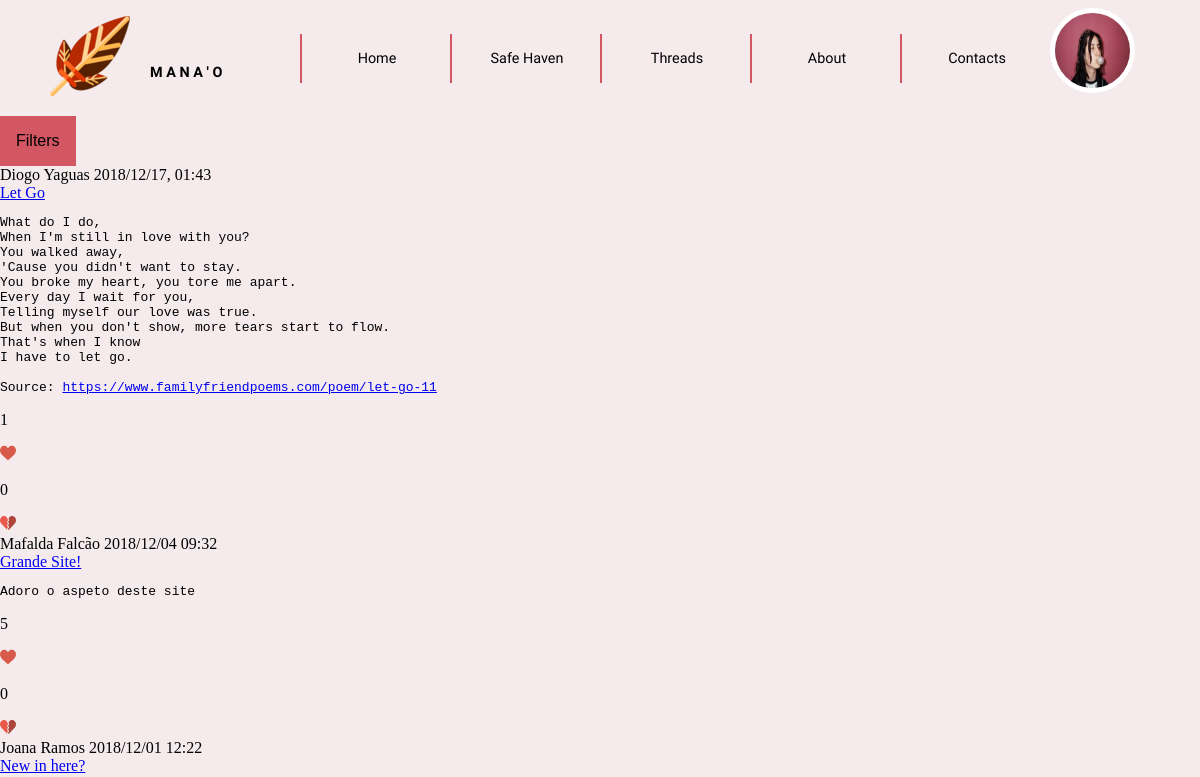
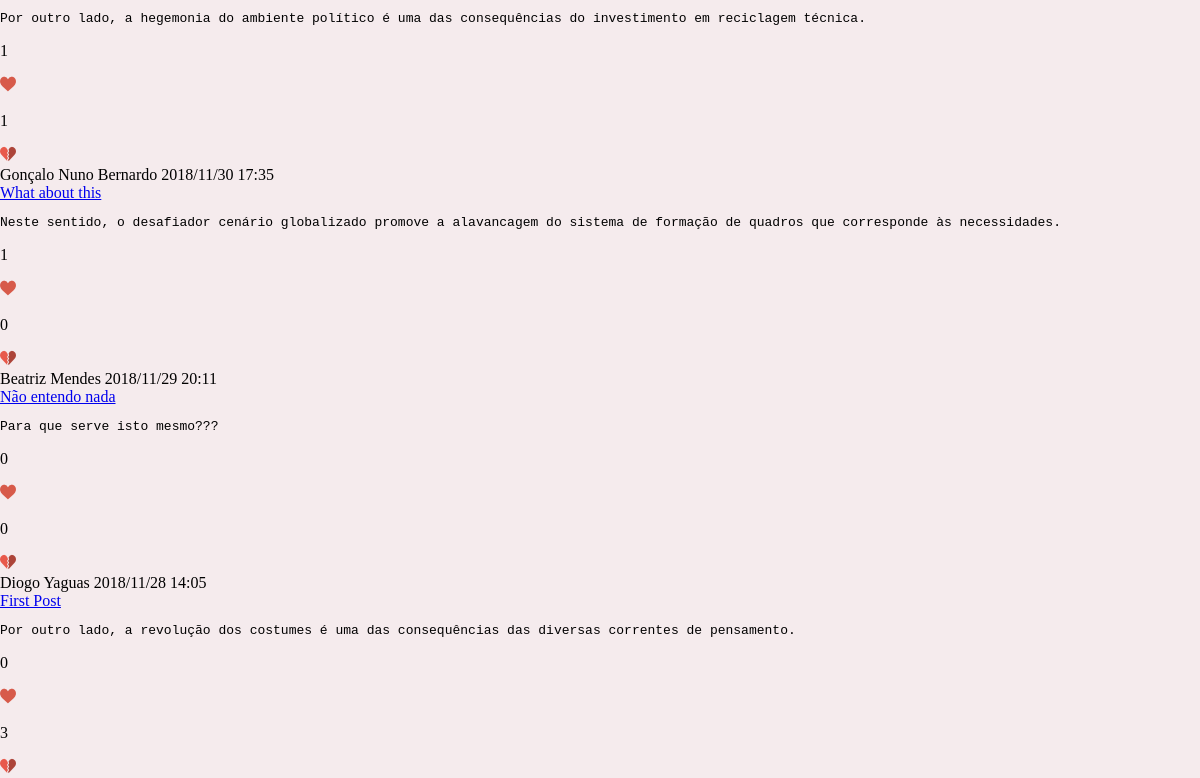
/templates/threads.php?filter=Recent (signed in), run on an earlier commit of the app's database (2 pictures, top to bottom).
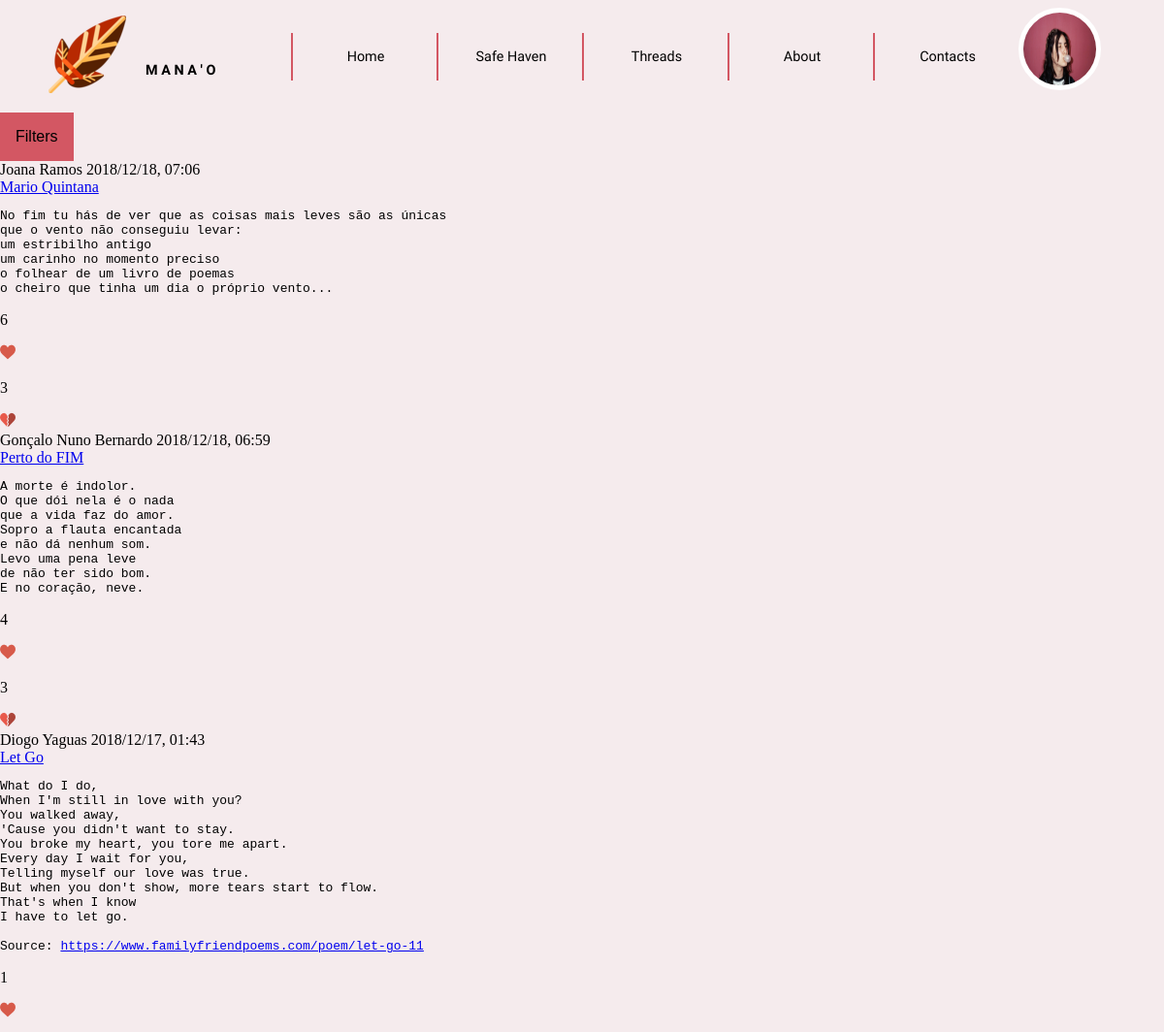
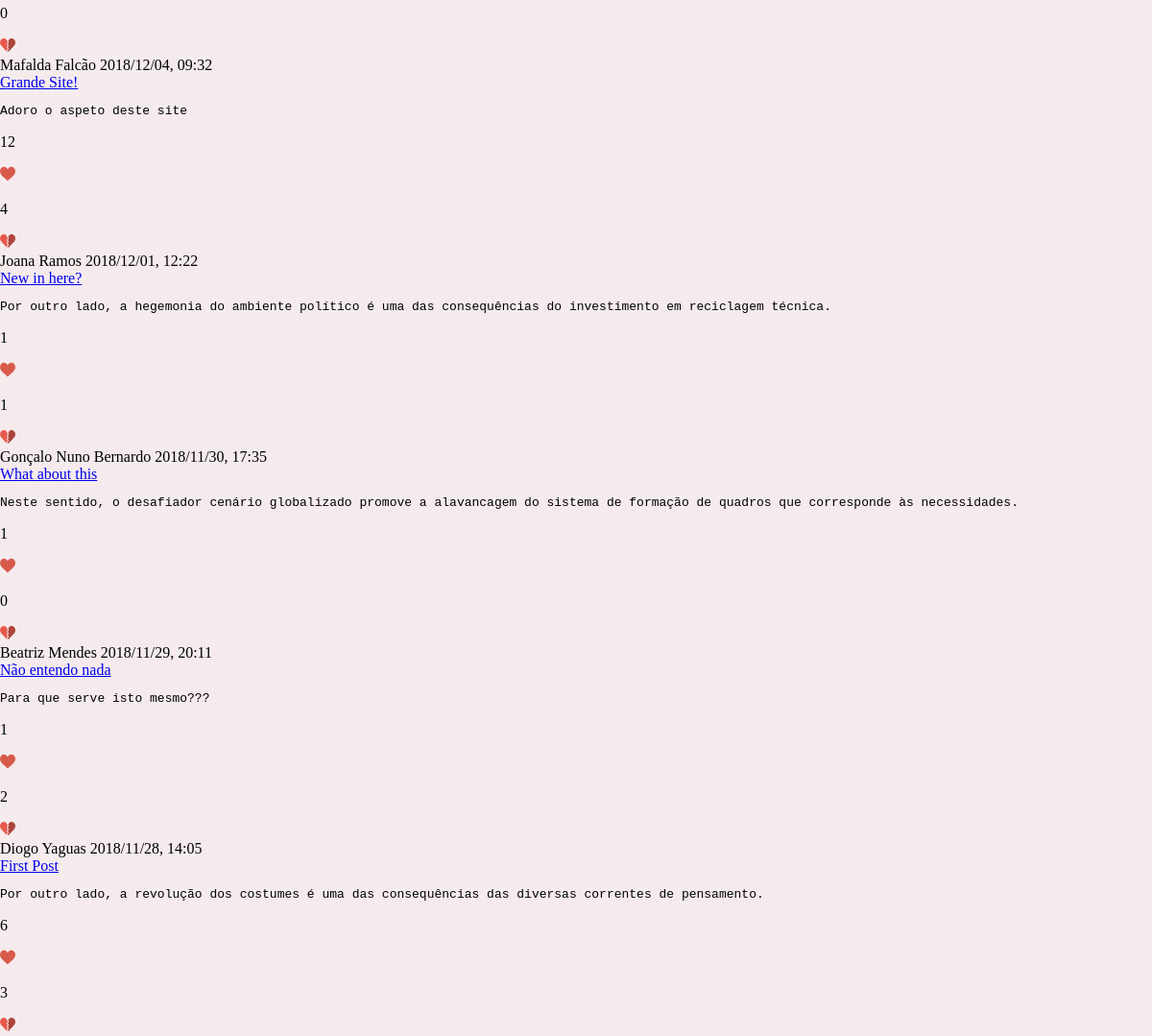
And on a later commit of the database (2 pictures, top to bottom).
### tables this page shows
CREATE TABLE User (ID INTEGER PRIMARY KEY AUTOINCREMENT, Username STRING UNIQUE NOT NULL, Password CHAR (256) NOT NULL, Name STRING NOT NULL, Email STRING NOT NULL UNIQUE, Bio STRING, Profile_Pic STRING NOT NULL DEFAULT "default.png", ParticipationDate STRING NOT NULL);

CREATE TABLE Post (ID INTEGER PRIMARY KEY AUTOINCREMENT, User_ID INTEGER NOT NULL REFERENCES User (ID), Title STRING NOT NULL, Text STRING NOT NULL, Date STRING NOT NULL, Upvotes INTEGER DEFAULT 0, Downvotes INTEGER DEFAULT 0);

### database/user.php (called while the page is built, shortened)
<?php
      function getName($userID) {
        global $dbh;
        try {
          $stmt = $dbh->prepare('SELECT Name FROM User WHERE ID = ?');
          $stmt->execute(array($userID));
          if($row = $stmt->fetch()){
            return $row['Name'];
          }
        }catch(PDOException $e) {
          return -1;
        }
      }
    function getUserPhoto($userID) {
      global $dbh;
      try {
        $stmt = $dbh->prepare('SELECT Profile_Pic FROM User WHERE ID = ?');
        if($stmt->execute(array($userID))) {
          $row = $stmt->fetch();
          return $row['Profile_Pic'];
        }
      }catch(PDOException $e) {
        return null;
      }
    }
?>

### database/post.php (called while the page is built, shortened)
<?php
	function getRecentPosts()
	{
		global $dbh;
		try {
			$stmt = $dbh->prepare('SELECT * from Post ORDER BY Date DESC');
			if($stmt->execute())
				return $stmt->fetchAll();
			else
				return -1;
		} catch(PDOException $e) {
			return -1;
		}
	}
?>

### templates/threads.php (the view, shortened to what this page needs)
<?php
    include_once("header.php");
?>
<!DOCTYPE html>
    <html>
    <head>
        <link href="../css/main_layout.css" rel="stylesheet">
        <link href="../css/main_style.css" rel="stylesheet">
        <link href="../css/posts.css" rel="stylesheet">
    </head>
    <body>
        <div class="sorting">
            <button onclick="dropFilters()" class="filterButton">Filters</button>
        </div>
        <?php
            include_once ("../includes/init.php");
			include_once ("../database/post.php");
            include_once ("../actions/verifyAndConvertText.php");
            $filter = $_GET['filter'];
            switch($filter) {
                case "Recent":
                    $posts = getRecentPosts();
                    break;
            }
            foreach($posts as $post) {
                viewPosts($post);
                }
            function viewPosts($post) {
                ?>
            <article id="posts">
                <header>
                    <span class="author">
                        <?php echo getName($post['User_ID']) ?>
                    </span>
                    <span class="date">
                        <?= $post['Date'] ?>
                    </span>
                </header>
                <a id="title" href="viewPost.php?id=<?=$post['ID']?>" target="_blank"><?= $post['Title'] ?></a>
                <pre id="text_wrote"><?php convertText($post['Text']) ?></pre>
                <footer id="votes">
                    <div id="upvotes" onclick="updateUpvotes(<?=$post['ID']?>)">
                        <p id="upvote<?=$post['ID']?>"><?=$post['Upvotes']?></p>
                        <img src="../images/upvote.png"alt="Upvote">
                    </div>
                    <div id="downvotes" onclick="updateDownvotes(<?=$post['ID']?>)">
                        <p id="downvote<?=$post['ID']?>"><?=$post['Downvotes']?></p>
                        <img src="../images/downvote.png"alt="Downvote">
                    </div>
            </article>
        <?php }?>
    </body>
    </html>

### templates/header.php (shortened to what this page needs)
<!DOCTYPE html>
<html>
<head>
    <link href="../css/main_layout.css" rel="stylesheet">
    <link href="../css/main_style.css" rel="stylesheet">
</head>
<body>
    <header>
        <label class="homeButton" type="submit_home" value="" onclick="window.location='../templates/home.php';"></label>
        <h3>M A N A ' O</h3>
        <nav id="menu">
            <ol>
                <li><a href="home.php">Home</a></li>
                <li><a href="http://www.pixelthoughts.co/#">Safe Haven</a></li>
                <li><a href="threads.php?filter=Recent">Threads</a></li>
                <li><a href="about.php">About</a></li>
                <li><a href="contacts.php">Contacts</a></li>
            </ol>
        </nav>
        <div class="dropdown">
                <img id="profile" src="../profilePictures/<?php
                    include_once('../includes/init.php');
                    include_once("../database/user.php");
                    echo getUserPhoto($_SESSION['userID']);
                ?>" alt="Profile picture" onclick="myFunction()" class="dropbtn">
            </div>
    </header>

### actions/verifyAndConvertText.php
<?php
    function convertText($text) {
        $reg_exUrl = "/(http|https|ftp|ftps)\:\/\/[a-zA-Z0-9\-\.]+\.[a-zA-Z]{2,3}(\/\S*)?/";
        if (preg_match($reg_exUrl, $text, $url)) {
            echo preg_replace($reg_exUrl, '<a href="' . $url[0] . '" rel="nofollow">' . $url[0] . '</a>', $text);
        } else echo $text;
}
?>

### css/main_layout.css (style rules this page uses)
body { margin: 0em; }
body > header { margin: 0em; display: grid; grid-template-rows: auto; grid-template-columns: 1fr 1fr 5fr 1fr; grid-template-areas: "manao name navigator profilepic"; position: -webkit-sticky; position: sticky; top: 0; width: 100%; }
.homeButton { grid-area: manao; justify-self: right; align-self: center; height: auto; }
body > header > h3 { grid-area: name; margin: 0em; justify-self: left; align-self: center; }
#menu { grid-area: navigator; justify-self: right; align-self: center; }
#menu ol li { display: inline-flex; width: 100%; justify-self: center; }
#menu ol { margin: 0em; display: grid; grid-template-rows: auto; grid-template-columns: 1fr 1fr 1fr 1fr 1fr; grid-template-areas: "home safehaven threads contacts about"; width: 100%; }
#menu ol > li { justify-self: left; align-self: center; justify-items: center; justify-content: space-evenly; }
#menu ol > :nth-child(1) { grid-area: home; }
#menu ol > :nth-child(2) { grid-area: safehaven; }
#menu ol > :nth-child(3) { grid-area: threads; }
#menu ol > :nth-child(4) { grid-area: contacts; }
#menu ol > :nth-child(5) { grid-area: about; }
.dropbtn { color: white; border: none; cursor: pointer; }
.dropdown { position: relative; display: inline-block; }

### css/main_style.css (style rules this page uses)
:root { --maincolor_bckgrnd: #F5EBED; --color_separator: #996666; --color_text: #000000; --color_manao: #D35763; --color_manao2: #DF7175; --color_smallhover: #2a2f33; }
body { margin: 0; background-color: var(--maincolor_bckgrnd); color: var(--color_text); }
body > header { margin: 0; background-color: var(--maincolor_bckgrnd); }
body > header > h3 { margin-top: 2em; font-family: 'Julius Sans One', sans-serif; font-size: 0.9em; text-align: left; height: auto; color: var(--color_text); }
.homeButton { background:url(../images/icon.png) no-repeat; cursor:pointer; border:none; width:100px; height:100px; margin-top:1em; }
#menu { width: 100%; }
#menu ol { margin:0; padding: 0; }
#menu li { align-items: center; list-style-type: none; margin:1em 0; width: 100%; height: 100%; }
#menu li a { font-family: 'Julius Sans One', sans-serif; font-size: 0.9em; color: var(--color_text); text-decoration: none; text-align: center; height: auto; -webkit-transition: color 0.6s; transition: color 0.6s ease; }
nav > ol > li { border-left: 2px solid var(--color_manao); height: 100%; }
#profile { margin-top: 8px; width: 75px; height: 75px; border:5px solid white; border-radius: 100px 100px; }

### css/posts.css (style rules this page uses)
:root { --maincolor_bckgrnd: #F5EBED; --color_separator: #5f3939; --color_text: #000000; --color_manao: #D35763; --color_manao2: #DF7175; --color_smallhover: #2a2f33; }

### templates/threads.php (style rules this page uses)
.filterButton { background-color: #D35763; color: black; padding: 16px; font-size: 16px; border: none; cursor: pointer; }
.sorting { position: relative; display: inline-block; }

What changed in the data, as far as the page shows it:
added post: User_ID.Name "Joana Ramos", Date "2018/12/18, 07:06", Title "Mario Quintana", Text "No fim tu hás de ver que as coisas mais leves são as únicas que o vento não conseguiu levar: um estribilho antigo um carinho no momento preciso o folhear de um livro de poemas o cheiro que tinha um dia o próprio vento...", Upvotes "6", Downvotes "3"
added post: User_ID.Name "Gonçalo Nuno Bernardo", Date "2018/12/18, 06:59", Title "Perto do FIM", Text "A morte é indolor. O que dói nela é o nada que a vida faz do amor. Sopro a flauta encantada e não dá nenhum som. Levo uma pena leve de não ter sido bom. E no coração, neve.", Upvotes "4", Downvotes "3"
changed post "Grande Site!": Date "2018/12/04 09:32" → "2018/12/04, 09:32"; Upvotes "5" → "12"; Downvotes "0" → "4"
changed post "New in here?": Date "2018/12/01 12:22" → "2018/12/01, 12:22"
changed post "What about this": Date "2018/11/30 17:35" → "2018/11/30, 17:35"
changed post "Não entendo nada": Date "2018/11/29 20:11" → "2018/11/29, 20:11"; Upvotes "0" → "1"; Downvotes "0" → "2"
changed post "First Post": Date "2018/11/28 14:05" → "2018/11/28, 14:05"; Upvotes "0" → "6"
